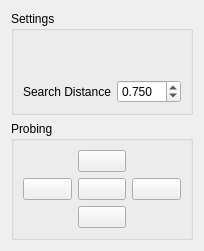
          <widget class="QWidget" name="tab_7">
           <attribute name="title">
            <string>Outside</string>
           </attribute>
           <layout class="QGridLayout" name="gridLayout_11">
            <item row="0" column="0">
             <widget class="QGroupBox" name="groupBox_6">
              <property name="title">
               <string>Settings</string>
              </property>
              <layout class="QGridLayout" name="gridLayout_13">
               <item row="1" column="1">
                <widget class="QDoubleSpinBox" name="doubleSpinBox">
                 <property name="decimals">
                  <number>3</number>
                 </property>
                 <property name="value">
                  <double>0.750000000000000</double>
                 </property>
                </widget>
               </item>
               <item row="1" column="0">
                <widget class="QLabel" name="label_10">
                 <property name="text">
                  <string>Search Distance</string>
                 </property>
                </widget>
               </item>
               <item row="0" column="0">
                <spacer name="verticalSpacer_2">
                 <property name="orientation">
                  <enum>Qt::Vertical</enum>
                 </property>
                 <property name="sizeHint" stdset="0">
                  <size>
                   <width>20</width>
                   <height>40</height>
                  </size>
                 </property>
                </spacer>
               </item>
              </layout>
             </widget>
            </item>
            <item row="1" column="0">
             <widget class="QGroupBox" name="groupBox_5">
              <property name="title">
               <string>Probing</string>
              </property>
              <layout class="QGridLayout" name="gridLayout_10">
               <item row="1" column="0">
                <widget class="QPushButton" name="pushButton_3">
                 <property name="text">
                  <string/>
                 </property>
                </widget>
               </item>
               <item row="1" column="1">
                <widget class="QPushButton" name="pushButton_6">
                 <property name="text">
                  <string/>
                 </property>
                </widget>
               </item>
               <item row="1" column="2">
                <widget class="QPushButton" name="pushButton_2">
                 <property name="text">
                  <string/>
                 </property>
                </widget>
               </item>
               <item row="0" column="1">
                <widget class="QPushButton" name="pushButton_4">
                 <property name="text">
                  <string/>
                 </property>
                </widget>
               </item>
               <item row="2" column="1">
                <widget class="QPushButton" name="pushButton_5">
                 <property name="text">
                  <string/>
                 </property>
                </widget>
               </item>
              </layout>
             </widget>
            </item>
           </layout>
          </widget>
